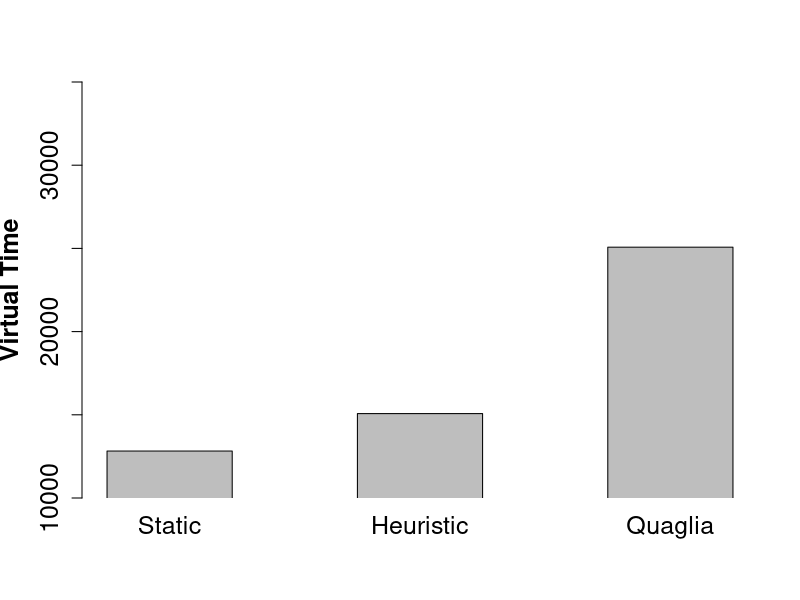

This chart was generated by the following R code:
probabilistic <- read.csv(file="probabilistic/susu.csv", header=TRUE, sep=",")
quaglia <- read.csv(file="quaglia/susu.csv", header=TRUE, sep=",")
periodic <- read.csv(file="nom-coordinate/susu.csv", header=TRUE, sep=",")

cktprob <- mean(probabilistic$tempoRollbacks, na.rm=TRUE)
cktqua <- mean(quaglia$tempoRollbacks, na.rm=TRUE)
cktperiodic <- mean(periodic$tempoRollbacks, na.rm=TRUE)

jpeg(filename="/home/ricardo/mygraph.jpeg")

barplot(c(cktperiodic, cktprob, cktqua), xpd = F, beside=T, ylab="Virtual Time", ylim=c(10000, 35000), font.lab=2, names.arg=c("Static","Heuristic","Quaglia"), space=1, cex.names=1.5, cex.lab=1.5, cex.axis=1.5)

dev.off()
